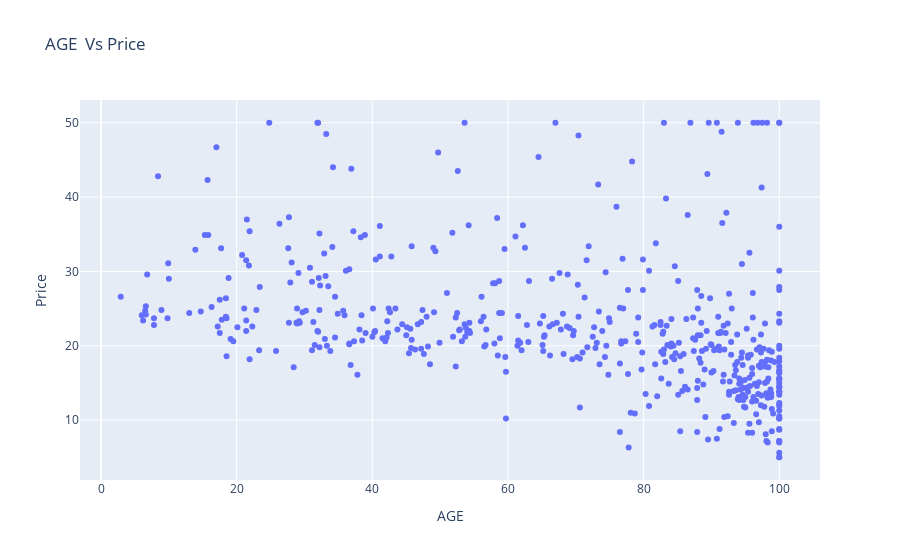

Notebook code cell kept with this figure:
### Markdown cell above
<span style="color:yellow">**Scatter Plot for proportion of owner-occupied units built prior to 1940**</span>

### Code cell
fig = px.scatter(dataset,x='AGE',y='Price',title="AGE  Vs Price")
fig.show()

### Figure 1 — Plotly figure (JSON) as saved in the notebook; plotly's stock layout.template omitted (floating-point values rounded to 4 significant figures; data arrays with more than 128 entries replaced by an {"elided": "..."} marker saying what was removed)
{"data": [{"hovertemplate": "AGE=%{x}<br>Price=%{y}<extra></extra>", "legendgroup": "", "marker": {"color": "#636efa", "symbol": "circle"}, "mode": "markers", "name": "", "orientation": "v", "showlegend": false, "type": "scatter", "x": {"elided": "506 float values"}, "xaxis": "x", "y": {"elided": "506 float values"}, "yaxis": "y"}], "layout": {"legend": {"tracegroupgap": 0}, "title": {"text": "AGE  Vs Price"}, "xaxis": {"anchor": "y", "domain": [0, 1], "title": {"text": "AGE"}}, "yaxis": {"anchor": "x", "domain": [0, 1], "title": {"text": "Price"}}}}
